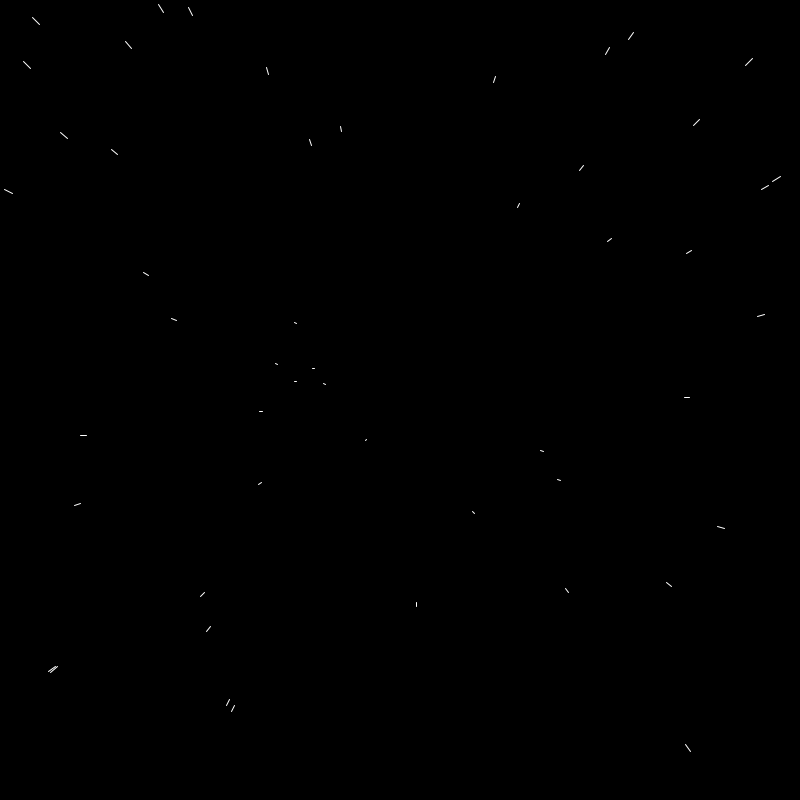
Frame 1 (no input)
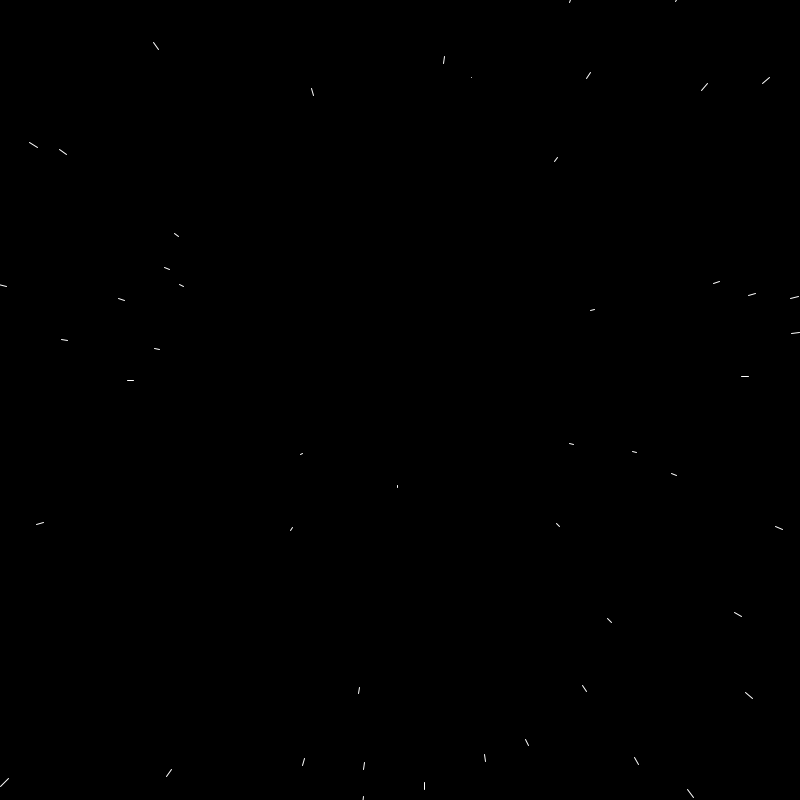
Frame 60 (the mouse pressed at the canvas centre just before this capture)
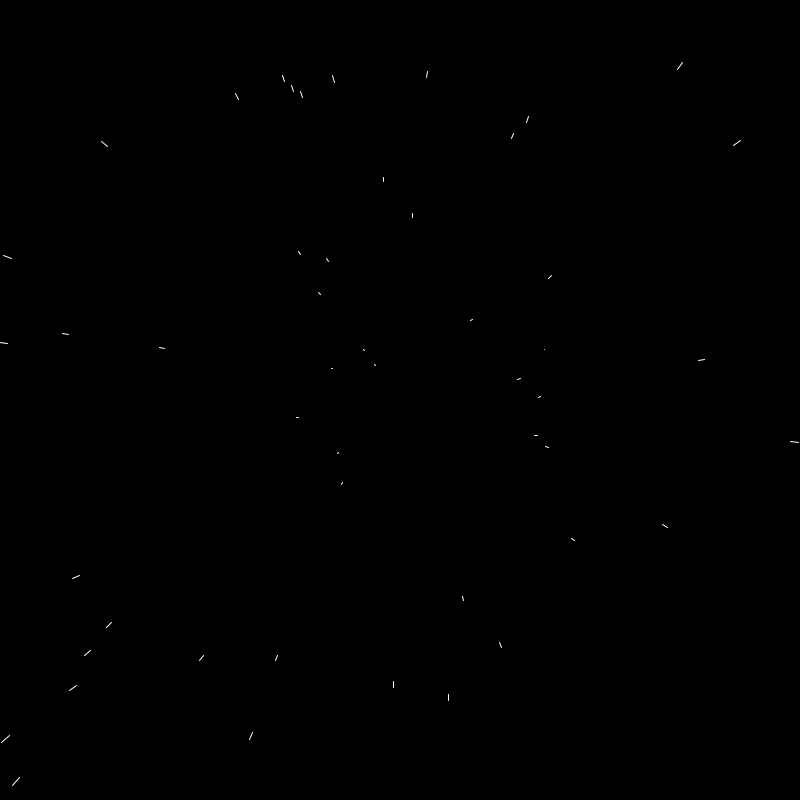
Frame 120 (the mouse held since frame 60 and released just before this capture)

The Processing sketch that drew these frames (run headless with seeded random() and noise(); from frame 60 on, the mouse is pressed at the canvas centre):

// Processing sketch: Starfield
// ── Starfield.pde
Star[] stars=new Star[50];


void setup(){
  size(800,800);
  for(int i=0;i<stars.length;i++){
  stars[i]=new Star();
  }
}
void draw(){
  translate(width/2,height/2);
  background(0);
  for(int i=0;i<stars.length;i++){
  stars[i].Update();
  stars[i].Show();
  }
}
// ── star.pde
class Star {
float x,px;
float y,py;
float z;
//float factor;
Star(){
 x= random(-width/2,width/2);                                //setting up random position
 y= random(-height/2,height/2);
 px=x;
 py=y;
}
void Update(){

if(x<width/2&&x>(-width/2)&&y<height/2&&y>(-height/2)){      // if its in my canvas
px=x;
py=y;
x=x+x/50;                                                    //giving velocity
y=y+y/50;
}
else{
x= random(-width/2,width/2);                                 //if its out of canvas resetting it
y= random(-height/2,height/2);
px=x;
py=y;
}

}
 void Show(){
 stroke(255);
 line(x,y,px,py);
 }
 
}
